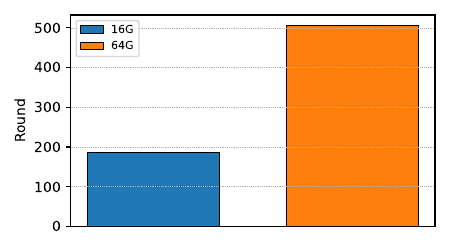

Python code for this plot:
#!/usr/bin/env python3

import matplotlib
import matplotlib.pyplot as plt
import numpy as np

f = open("./aging-duration", "r")
lines = f.readlines()
data1 = []
data2 = []
for line in lines:
    e = line.split()
    data1.append(float(e[0]))
    data2.append(float(e[1]))

'''
plt.rcParams['text.usetex'] = True
plt.rcParams['font.size'] = 8
plt.rcParams['font.family'] = 'sans-serif'
'''

fig, ax = plt.subplots()

fig.set_size_inches(4.5, 2.5)

'''
ax.get_xaxis().set_major_formatter(matplotlib.ticker.FuncFormatter(lambda x, p: format(int(x/1000), ',')))
ax.get_yaxis().set_major_formatter(matplotlib.ticker.FuncFormatter(lambda y, p: format(int(y), ',')))

data1 = np.cumsum(time_large_1[:last]) / mcsec
print((data1[-1] + large2_x[-1] + large3_x[-1]) / 3)
'''

x = np.arange(len(lines))
width = 0.2

plt.bar(x - 0.15, data1, width, edgecolor='black', color='C0', linewidth=0.5, label='16G')
plt.bar(x + 0.15, data2, width, edgecolor='black', color='C1', linewidth=0.5, label='64G')

plt.grid(linestyle='dotted', linewidth=0.5)

#plt.title('Page Allocation Latency')
plt.xlabel('')
plt.xticks([])
plt.ylabel('Round')
plt.legend(loc='upper left', ncol=1, prop={'size': 8})

plt.tight_layout()
plt.savefig('aging-duration.pdf')
